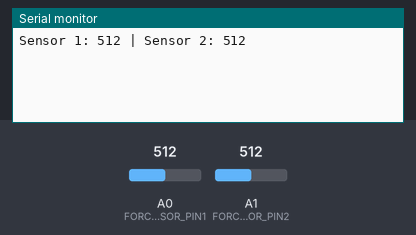
A sketch run on a simulated Arduino Uno, built with avr-gcc and run on an emulated ATmega328P. Parts: the last lines printed to the serial monitor. The inputs (shaded band) are chosen by the test bench; at power-on: A0 (FORCE_SENSOR_PIN1) = 512, A1 (FORCE_SENSOR_PIN2) = 512.

Above: at 1.2 s.
1.3 s: A0 (FORCE_SENSOR_PIN1) set to 716
At 2.5 s:
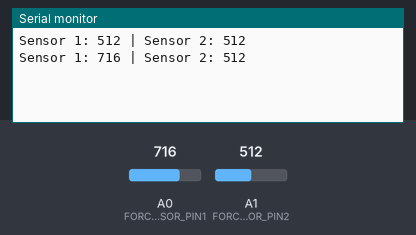
2.8 s: A1 (FORCE_SENSOR_PIN2) set to 716
At 4.0 s:
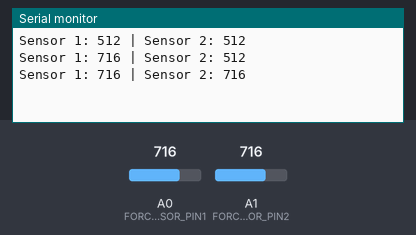
4.3 s: A0 (FORCE_SENSOR_PIN1) set to 900
At 5.3 s:
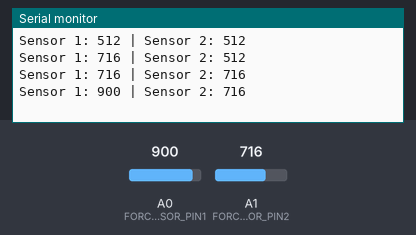
5.8 s: A1 (FORCE_SENSOR_PIN2) set to 900
At 6.6 s:
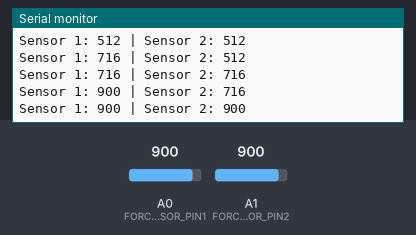
Timing chart, 0 to 8.3 s (numbered marks = the images above; inputs shaded):
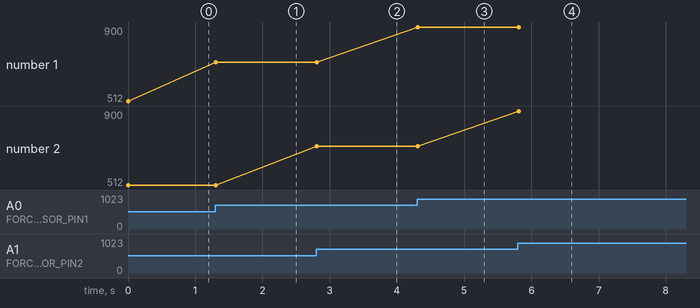

Measured:
- after the input at 1.3 s, the serial monitor: prints a new line at once (image 1)
- after the input at 2.8 s, the serial monitor: prints a new line at once (image 2)
- after the input at 4.3 s, the serial monitor: prints a new line at once (image 3)
- after the input at 5.8 s, the serial monitor: prints a new line at once (image 4)
- plotted number 1: 512 → 716 after the input at 1.3 s, 716 → 900 after the input at 4.3 s

The sketch:

FSR_Jun28.ino
```cpp
#define FORCE_SENSOR_PIN1 A0 // Left force sensor
#define FORCE_SENSOR_PIN2 A1 // Right force sensor

// Store previous readings for comparison
int prevReading1 = -1;
int prevReading2 = -1;

void setup() {
  Serial.begin(9600);
}

void loop() {
  int analogReading1 = analogRead(FORCE_SENSOR_PIN1);
  int analogReading2 = analogRead(FORCE_SENSOR_PIN2);

  // Check if any reading changed
  if (analogReading1 != prevReading1 ||
      analogReading2 != prevReading2) {

    Serial.print("Sensor 1: ");
    Serial.print(analogReading1);
    Serial.print(" | Sensor 2: ");
    Serial.println(analogReading2);

    // Update previous readings
    prevReading1 = analogReading1;
    prevReading2 = analogReading2;
  }

  // Optional small delay to reduce CPU load
  delay(100);
}
```
